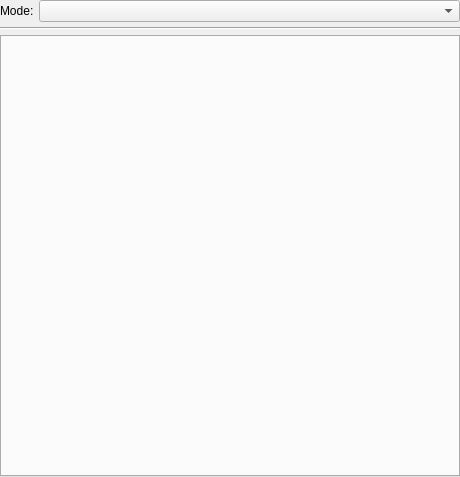
<?xml version="1.0" encoding="utf-8"?>
<ui version="4.0">
 <author>
    SPDX-FileCopyrightText: none
    SPDX-License-Identifier: GPL-3.0-or-later
  </author>
 <class>HalftoneConfigWidget</class>
 <widget class="QWidget" name="HalftoneConfigWidget">
  <property name="geometry">
   <rect>
    <x>0</x>
    <y>0</y>
    <width>460</width>
    <height>477</height>
   </rect>
  </property>
  <property name="sizePolicy">
   <sizepolicy hsizetype="Expanding" vsizetype="Expanding">
    <horstretch>0</horstretch>
    <verstretch>0</verstretch>
   </sizepolicy>
  </property>
  <layout class="QVBoxLayout" name="verticalLayout" stretch="0,0,1">
   <property name="spacing">
    <number>5</number>
   </property>
   <property name="leftMargin">
    <number>0</number>
   </property>
   <property name="topMargin">
    <number>0</number>
   </property>
   <property name="rightMargin">
    <number>0</number>
   </property>
   <property name="bottomMargin">
    <number>0</number>
   </property>
   <item>
    <layout class="QFormLayout" name="formLayout">
     <property name="horizontalSpacing">
      <number>5</number>
     </property>
     <property name="verticalSpacing">
      <number>5</number>
     </property>
     <item column="0" row="0">
      <widget class="QLabel" name="labelMode">
       <property name="text">
        <string>Mode:</string>
       </property>
      </widget>
     </item>
     <item column="1" row="0">
      <widget class="QComboBox" name="comboBoxMode">
       <property name="sizePolicy">
        <sizepolicy hsizetype="Expanding" vsizetype="Fixed">
         <horstretch>0</horstretch>
         <verstretch>0</verstretch>
        </sizepolicy>
       </property>
      </widget>
     </item>
    </layout>
   </item>
   <item>
    <widget class="Line" name="line">
     <property name="orientation">
      <enum>Qt::Horizontal</enum>
     </property>
    </widget>
   </item>
   <item>
    <widget class="QTabWidget" name="tabWidgetChannels">
     <property name="tabShape">
      <enum>QTabWidget::Rounded</enum>
     </property>
     <property name="currentIndex">
      <number>-1</number>
     </property>
     <property name="usesScrollButtons">
      <bool>false</bool>
     </property>
     <property name="tabBarAutoHide">
      <bool>true</bool>
     </property>
    </widget>
   </item>
  </layout>
 </widget>
 <resources/>
 <connections/>
</ui>
